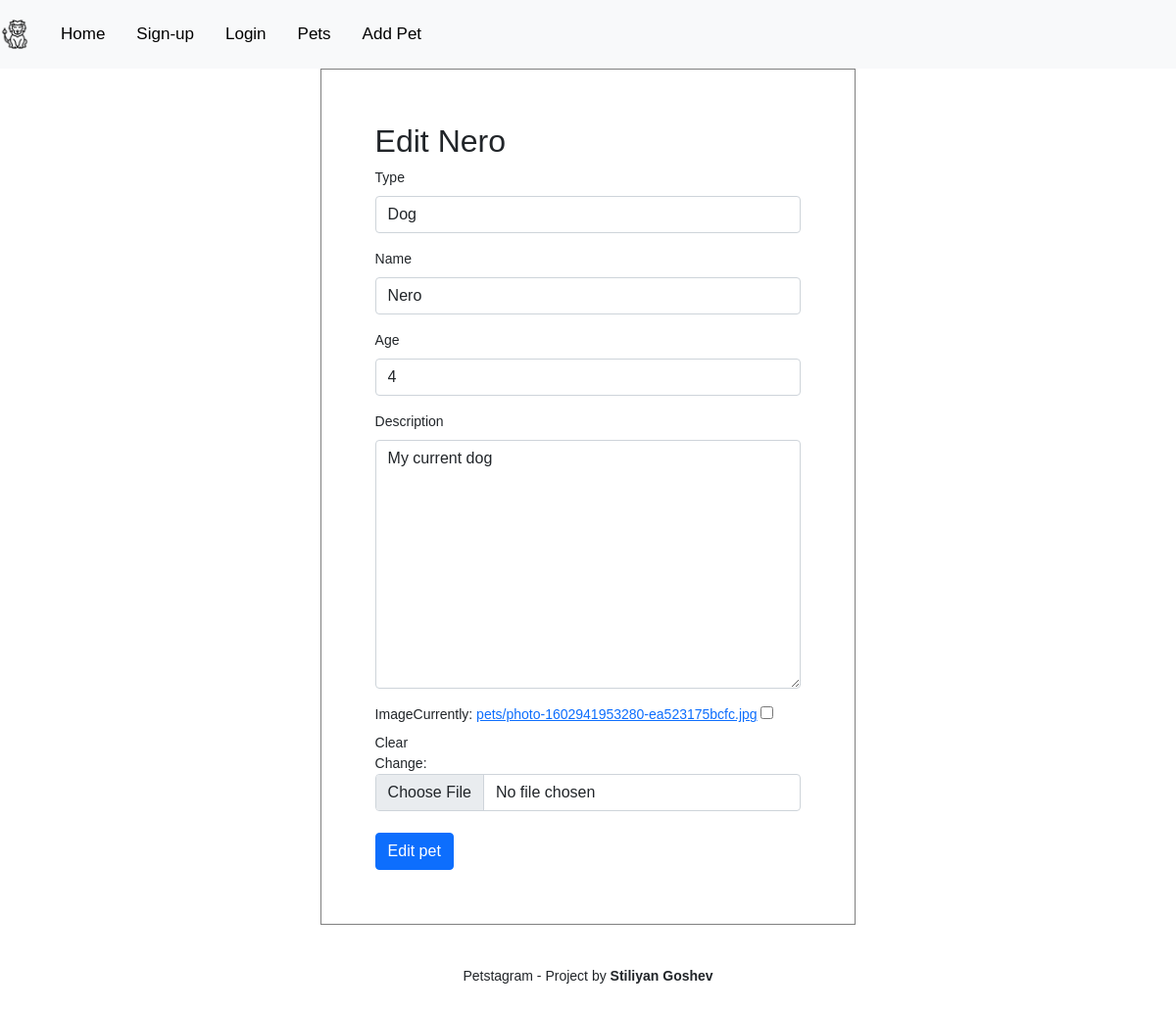
The page /edit_pet/4 on the database its author committed.
### pets/models.py (models this page shows, shortened)
class Pet(models.Model):
    TYPE_CHOICE_DOG = 'dog'
    TYPE_CHOICE_CAT = 'cat'
    TYPE_CHOICE_PARROT = 'parrot'
    TYPE_CHOICES = (
        (TYPE_CHOICE_DOG, 'Dog'),
        (TYPE_CHOICE_CAT, 'Cat'),
        (TYPE_CHOICE_PARROT, 'Parrot'),
    )
    type = models.CharField(
        max_length=6,
        choices=TYPE_CHOICES,
    )
    name = models.CharField(
        max_length=10,
    )
    age = models.PositiveIntegerField()
    description = models.TextField()
    image = models.ImageField(
        blank=True,
        upload_to='pets',
    )
    user = models.ForeignKey(
        UserModel,
        on_delete=models.CASCADE,
    )

### pets/views.py (the view)
# urls.py: path('edit_pet/<pk>', views.edit_pet, name='edit_pet'),
def edit_pet(request, pk):
    pet = Pet.objects.get(pk=pk)
    if request.method == "POST":
        form = PetForm(request.POST, request.FILES, instance=pet)
        if form.is_valid():
            pet = form.save(commit=False)
            pet.user = request.user
            pet.save()
    else:
        form = PetForm(instance=pet)
    context = {
        "pet": pet,
        "form": form,
    }
    return render(request, 'pets/edit_pet.html', context)

### pets/forms.py
class PetForm(ModelForm):
    class Meta:
        model = Pet
        exclude = ('user',)
        widgets = {
            'name': forms.TextInput(attrs={'class': 'pet_form'})
        }

### pets/templates/pets/edit_pet.html (shortened to what this page needs)
{% extends 'base.html' %}
{% load static %}
{% load bootstrap4 %}
{% block content %}
<div class="container">
    <form class="w-50 m-auto" method="post" style="border: 1px solid grey; margin: 10% 0%; padding: 5% 5%" enctype="multipart/form-data">
      <h2>Edit {{ pet.name }}</h2>
            {% bootstrap_form form %}
      <button type="submit" class="button btn btn-primary">Edit pet</button>
    </form>
</div>
{% endblock %}

### static/css/style.css (style rules this page uses)
.button { margin-top: 6px; }

### templates/base.html (style rules this page uses)
body { margin: 0; font-size: 14px; font-family: Calibri, Helvetica, sans-serif; }

### rows shown on the page
Pet: name "Nero", type "Dog", age "4", description "My current dog"
